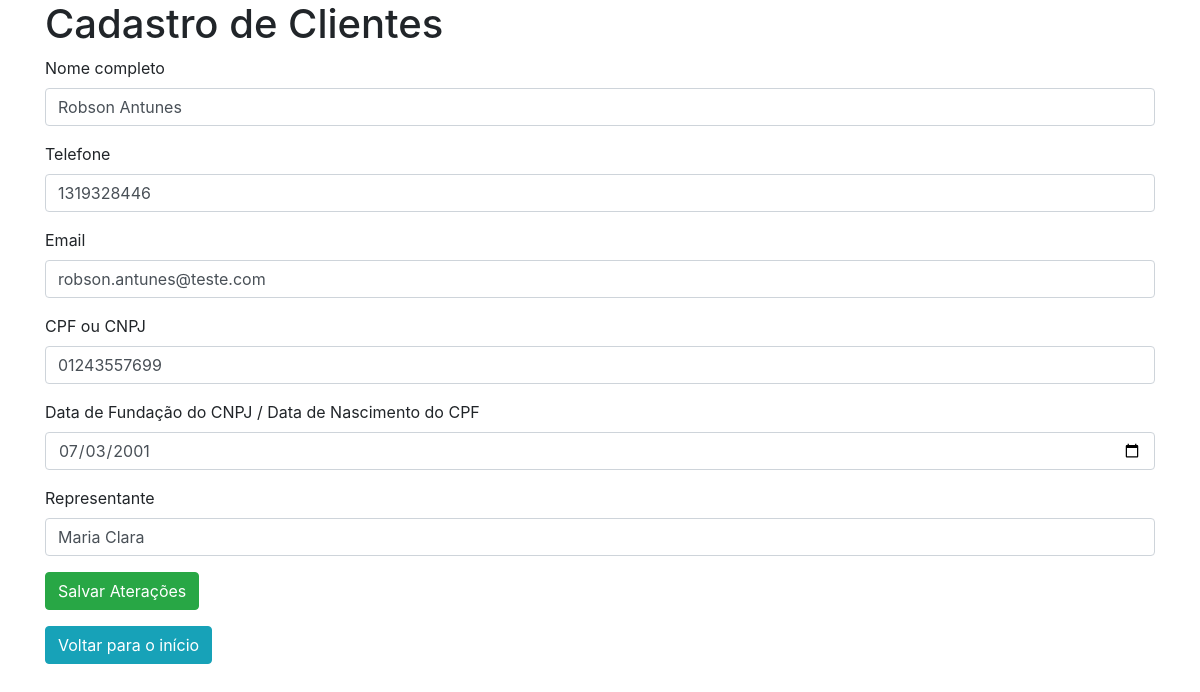
Page /empresa/restrito/cadastro_cliente_edit.php?id=1 on the earlier database version.
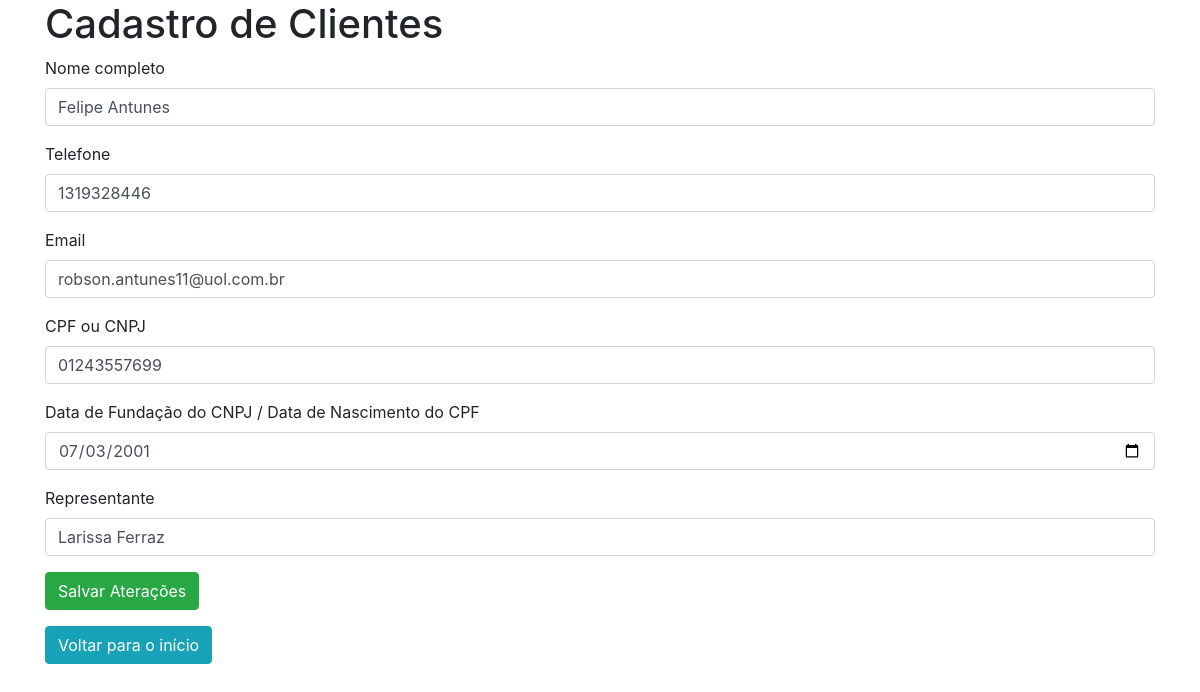
Same page on the later database version.
### tables this page shows
CREATE TABLE `clientes` (
  `cod_cliente` int(11) NOT NULL,
  `nome` varchar(200) NOT NULL,
  `telefone` varchar(16) NOT NULL,
  `email` varchar(255) NOT NULL,
  `cnpj_cpf` varchar(16) NOT NULL,
  `data_cnpj_nasc` date NOT NULL,
  `representante` varchar(200) NOT NULL
);

### empresa/restrito/cadastro_cliente_edit.php (the view, shortened to what this page needs)
<!doctype html>
<html lang="pt-br">
  <head>
    <link rel="stylesheet" href="css/bootstrap.min.css">
    <link rel="stylesheet" href="css/estilo.css">
  </head>
  <body>
    <?php
      include "conexao.php";
      $id = $_GET['id'] ?? '';
      $sql = "SELECT * FROM clientes WHERE cod_cliente = $id";
      $dados = mysqli_query($conn, $sql);
      $linha = mysqli_fetch_assoc($dados);
     ?>
    <div class="container">
      <div class="row">
        <div class="col">
          <h1>Cadastro de Clientes</h1>
          <form action="cliente_edit_script.php" method="POST" enctype="multipart/form-data">
            <div class="form-group">
                <label for="nome">Nome completo</label>
                <input type="text" class="form-control " name="nome" required value="<?php echo $linha['nome']; ?>">
            </div>
            <div class="form-group">
                <label for="telefone">Telefone</label>
                <input type="text" class="form-control" name="telefone" value="<?php echo $linha['telefone']; ?>">
            </div>
             <div class="form-group">
                <label for="email">Email</label>
                <input type="email" class="form-control" name="email" value="<?php echo $linha['email']; ?>">
            </div>
            <div class="form-group">
                <label for="cnpj_cpf">CPF ou CNPJ</label>
                <input type="text" class="form-control" name="cnpj_cpf" value="<?php echo $linha['cnpj_cpf']; ?>">
            </div>
            <div class="form-group">
                <label for="data_cnpj_nasc">Data de Fundação do CNPJ / Data de Nascimento do CPF</label>
                <input type="date" class="form-control" name="data_cnpj_nasc" value="<?php echo $linha['data_cnpj_nasc']; ?>">
            </div>
            <div class="form-group">
                <label for="representante">Representante</label>
                <input type="text" class="form-control" name="representante" value="<?php echo $linha['representante']; ?>">
            </div>
            <div class="form-group">
                <input type="submit" class="btn btn-success" value="Salvar Aterações">
            </div>
          </form>
          <a href="index.php" class="btn btn-info">Voltar para o início</a>
        </div>
      </div>
    </div>
  </body>
</html>

Differences in the rows shown:
changed clientes: nome "Robson Antunes" → "Felipe Antunes"; email "robson.antunes@teste.com" → "robson.antunes11@uol.com.br"; representante "Maria Clara" → "Larissa Ferraz"
